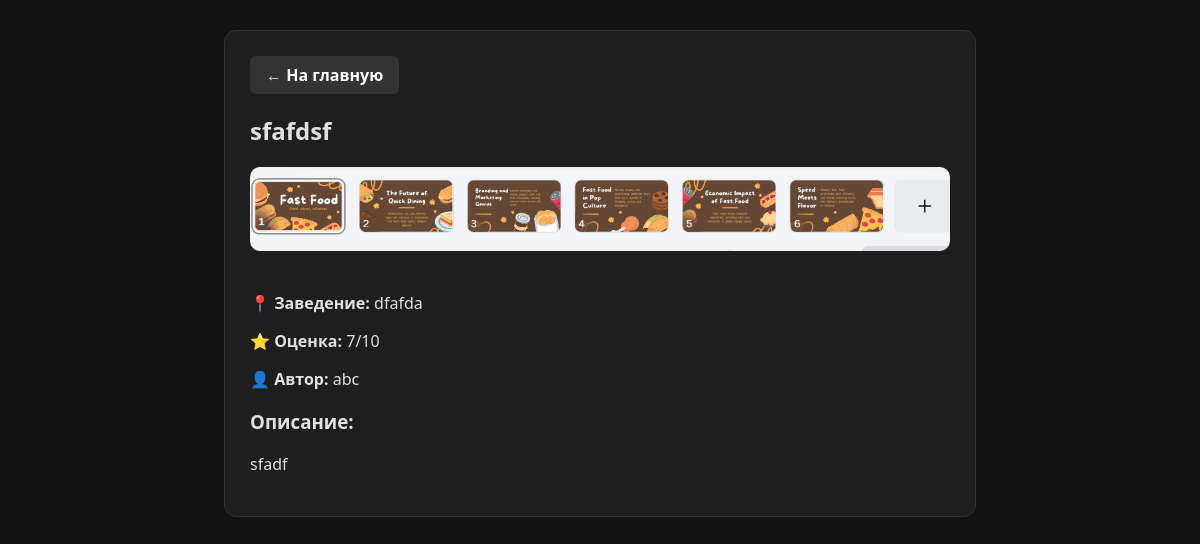
Page /dish/8/ on the committed database.
### reviews/models.py (models this page shows, shortened)
class Dish(models.Model):
    title = models.CharField(max_length=200, verbose_name="Название блюда")
    place = models.CharField(max_length=200, verbose_name="Заведение")
    category = models.ForeignKey(Category, on_delete=models.SET_NULL, null=True, blank=True, verbose_name="Категория")
    rating = models.IntegerField(
        validators=[
            MinValueValidator(1, message="Оценка не может быть меньше 1"),
            MaxValueValidator(10, message="Оценка не может быть больше 10")
        ],
        verbose_name="Оценка (1-10)"
    )
    description = models.TextField(blank=True, verbose_name="Описание / Отзыв")
    image = models.ImageField(upload_to='dishes/', blank=True, null=True, verbose_name="Изображение")
    author = models.ForeignKey(User, on_delete=models.CASCADE, verbose_name="Автор")
    created_at = models.DateTimeField(auto_now_add=True)
    class Meta:
        verbose_name = "Блюдо"
        verbose_name_plural = "Блюда"

### reviews/views.py (the view)
# urls.py: path('dish/<int:pk>/', views.dish_detail, name='dish_detail'),
def dish_detail(request, pk):
    dish = get_object_or_404(Dish, pk=pk)
    return render(request, 'reviews/dish_detail.html', {'dish': dish})

### reviews/templates/reviews/dish_detail.html (shortened to what this page needs)
<!DOCTYPE html>
<html lang="ru">
<head>
</head>
<body>
    <div class="container">
        <a href="{% url 'home' %}" class="btn btn-back">← На главную</a>
        <h2>{{ dish.title }}</h2>
        {% if dish.image %}
            <img src="{{ dish.image.url }}" alt="{{ dish.title }}">
        {% endif %}
        <p><strong>📍 Заведение:</strong> {{ dish.place }}</p>
        <p><strong>⭐ Оценка:</strong> {{ dish.rating }}/10</p>
        <p><strong>👤 Автор:</strong> {{ dish.author.username }}</p>
        {% if dish.description %}
            <h3>Описание:</h3>
            <p>{{ dish.description }}</p>
        {% endif %}
    </div>
</body>
</html>

### reviews/templates/reviews/dish_detail.html (style rules this page uses)
body { font-family: 'Segoe UI', sans-serif; background: #121212; color: #e0e0e0; margin: 30px; }
.container { max-width: 700px; background: #1e1e1e; padding: 25px; border-radius: 12px; border: 1px solid #333; margin: 0 auto; }
img { width: 100%; max-height: 400px; object-fit: cover; border-radius: 10px; margin-bottom: 20px; }
.btn { padding: 8px 16px; border-radius: 6px; text-decoration: none; font-weight: bold; display: inline-block; margin-right: 10px; }
.btn-back { background: #333; color: white; }

### rows in the picture
Dish: title "sfafdsf", image (picture), place "dfafda", rating "7", author.username "abc", description "sfadf"
